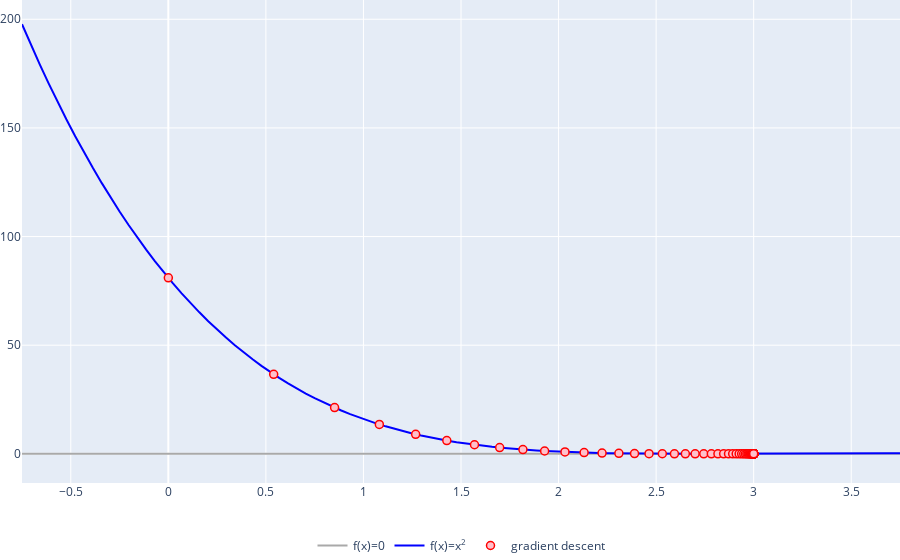

Here is the notebook cell this chart was saved with:
### Code cell
solv.grad_x1(x1_start=None, LR= 0.01, iters=100)
